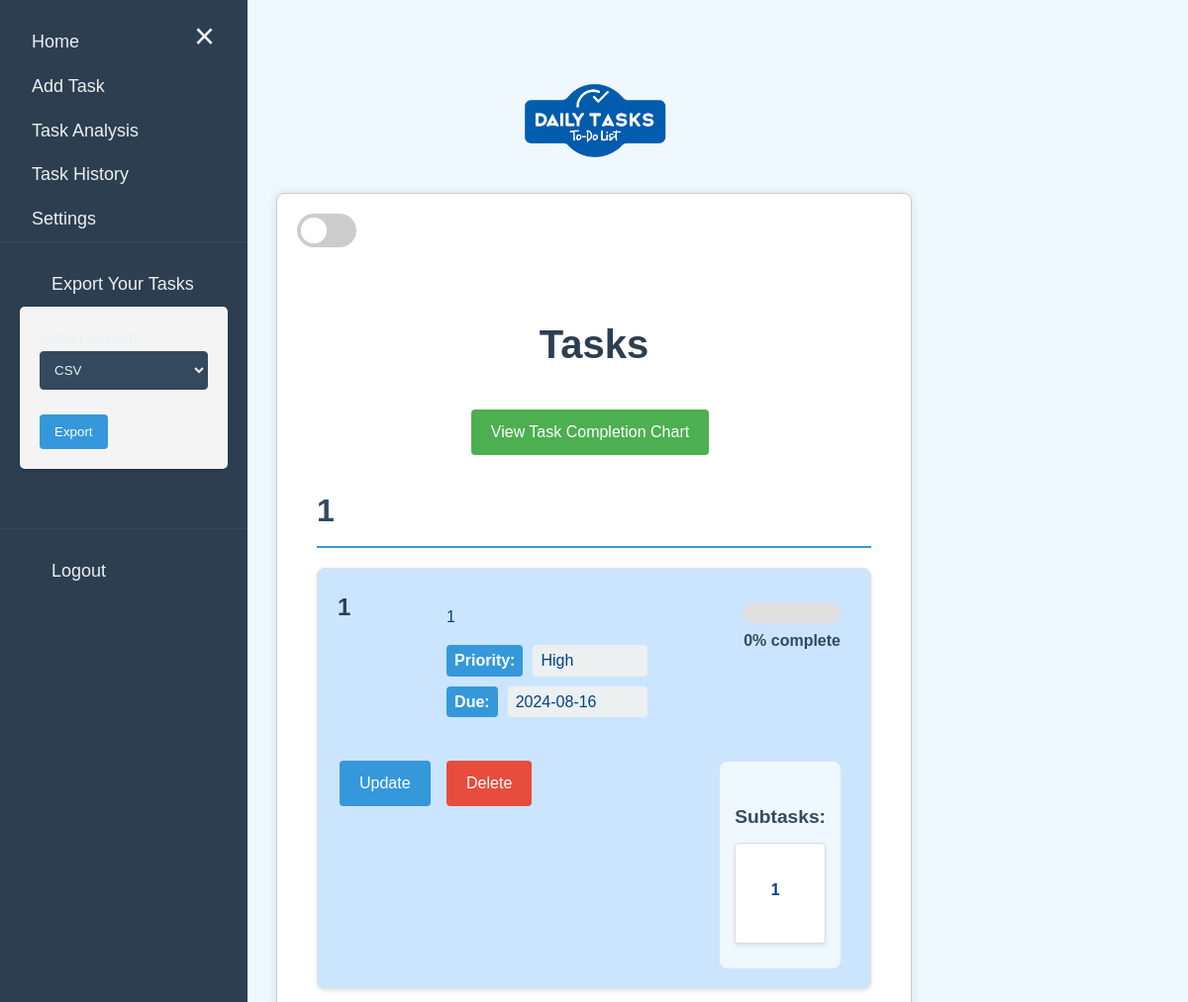
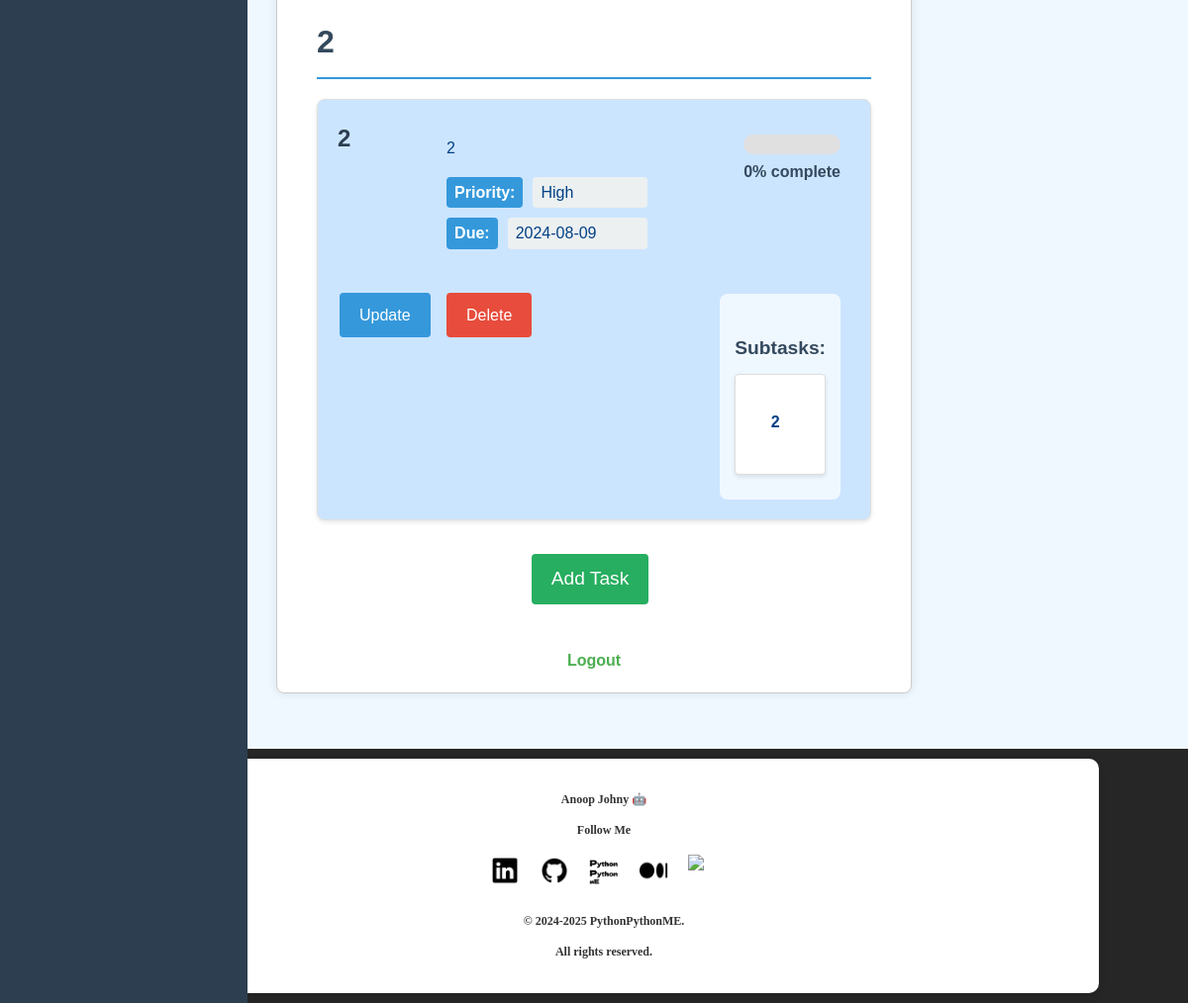
Screenshot of / (signed in) with the database file from the repository (2 pictures, top to bottom).
### app.py (models this page shows, shortened)
class Task(db.Model):
    id = db.Column(db.Integer, primary_key=True)
    title = db.Column(db.String(100), nullable=False)
    description = db.Column(db.String(200), nullable=True)
    done = db.Column(db.Boolean, default=False)
    priority = db.Column(db.Integer, default=1)
    due_date = db.Column(db.DateTime, nullable=True)
    category = db.Column(db.String(50), nullable=True)
    user_id = db.Column(db.Integer, db.ForeignKey('user.id'), nullable=False)
    subtasks = db.relationship('Subtask', backref='task', lazy=True, cascade="all, delete-orphan")
    history = db.relationship('TaskHistory', backref='task', lazy=True, cascade="all, delete-orphan")
    @property
    def progress(self):
        if not self.subtasks:
            return 100 if self.done else 0
        completed_subtasks = sum(1 for subtask in self.subtasks if subtask.done)
        return int((completed_subtasks / len(self.subtasks)) * 100)

class Subtask(db.Model):
    id = db.Column(db.Integer, primary_key=True)
    content = db.Column(db.String(200), nullable=False)
    done = db.Column(db.Boolean, default=False)
    task_id = db.Column(db.Integer, db.ForeignKey('task.id'), nullable=False)

### app.py (the view)
@app.route('/')
@login_required
def index():
    tasks = Task.query.filter_by(user_id=current_user.id).order_by(Task.priority.desc()).all()
    current_date = datetime.now()
    tasks_by_category = {}
    for task in tasks:
        if task.done:
            if task.due_date and task.due_date >= current_date:
                task.status = 'completed-on-time'
            else:
                task.status = 'completed-late'
        else:
            if task.due_date and task.due_date < current_date:
                task.status = 'overdue'
            else:
                task.status = 'pending'
        category = task.category or 'Uncategorized'
        if category not in tasks_by_category:
            tasks_by_category[category] = []
        tasks_by_category[category].append(task)
    return render_template('index.html', tasks_by_category=tasks_by_category, chart_url=url_for('completion_chart'))

### app.py (called while the page is built)
@login_manager.user_loader
def load_user(user_id):
    return User.query.get(int(user_id))

### templates/index.html (shortened to what this page needs)
{% extends 'base.html' %}
{% block content %}
<div class="tasks-container">
    <h1 class="main-title">Tasks</h1>
    <div class="chart-link">
        <a href="{{ chart_url }}" class="button chart-btn">View Task Completion Chart</a>
    </div>
    {% for category, tasks in tasks_by_category.items() %}
    <div class="category-container">
        <h2 class="category-title">{{ category }}</h2>
        <ul class="task-list">
            {% for task in tasks %}
            <li class="task-item {{ task.status }}">
                <div class="task-header">
                    <h3 class="task-title">{{ task.title }}</h3>
                </div>
                <div class="task-body">
                    <div class="task-description">
                        <p>{{ task.description }}</p>
                    </div>
                    <div class="task-details">
                        <span class="task-label">Priority:</span>
                        <span class="task-value">
                            {% if task.priority == 3 %}High
                            {% elif task.priority == 2 %}Medium
                            {% else %}Low
                            {% endif %}
                        </span>
                    </div>
                    <div class="task-details">
                        <span class="task-label">Due:</span>
                        <span class="task-value">{{ task.due_date.strftime('%Y-%m-%d') if task.due_date else 'No due date' }}</span>
                    </div>
                </div>
                <div class="task-progress">
                    <div class="progress-bar">
                    </div>
                    <span class="progress-text">{{ task.progress }}% complete</span>
                </div>
                <div class="task-actions">
                    <a href="{{ url_for('update_task', id=task.id) }}" class="button update-btn">Update</a>
                    <a href="{{ url_for('delete_task', id=task.id) }}" class="button delete-btn">Delete</a>
                </div>
                <div class="subtasks-container">
                    <h4 class="subtasks-title">Subtasks:</h4>
                    <ul class="subtasks-list">
                        {% for subtask in task.subtasks %}
                        <li class="subtask-item {% if subtask.done %}done{% endif %}">
                            <span class="subtask-content">{{ subtask.content }}</span>
                        </li>
                        {% endfor %}
                    </ul>
                </div>
            </li>
            {% endfor %}
        </ul>
    </div>
    {% endfor %}
    <div class="add-task-container">
        <a href="{{ url_for('add_task') }}" class="button add-task-btn">Add Task</a>
    </div>
</div>
{% endblock %}

### templates/base.html (shortened to what this page needs)
<!DOCTYPE html>
<html lang="en">
<head>
    <link rel="stylesheet" href="{{ url_for('static', filename='css/styles.css') }}">
</head>
<body>
    <div id="mySidebar" class="sidebar">
    <a href="javascript:void(0)" class="closebtn" onclick="closeNav()">&times;</a>
    <nav class="sidebar-nav">
        <a href="{{ url_for('index') }}">Home</a>
        <a href="{{ url_for('add_task') }}">Add Task</a>
        <a href="{{ url_for('task_analysis') }}">Task Analysis</a>
        <a href="{{ url_for('task_history') }}" onclick="loadTaskHistory()">Task History</a>
        <a href="{{ url_for('settings') }}">Settings</a>
    </nav>
    <div class="sidebar-section">
        <a>Export Your Tasks</a>
        <form method="GET" action="{{ url_for('export_tasks') }}">
            <div class="form-group">
                <label text-align=center for="format">Select format:</label>
                <select id="format" name="format" class="form-control">
                    <option value="csv">CSV</option>
                </select>
            </div>
            <button type="submit" class="btn btn-primary">Export</button>
        </form>
    </div>
    <div class="sidebar-section auth-links">
        {% if current_user.is_authenticated %}
            <a href="{{ url_for('logout') }}">Logout</a>
        {% else %}
            <a href="{{ url_for('login') }}">Login</a>
            <a href="{{ url_for('register') }}">Register</a>
        {% endif %}
    </div>
    </div>
    <div id="main">
        <button class="openbtn" onclick="openNav()">&#9776; Menu</button>
        <div class="logo-container" style="text-align: center; margin-bottom: 20px;">
            <img src="{{ url_for('static', filename='misc/logo/Logo.png') }}" alt="Logo" style="width: 150px; height: auto;">
        </div>
        <div class="container" style="max-width: 600px; margin: 0 auto; padding: 20px; border: 1px solid #ccc; border-radius: 8px; box-shadow: 0 0 10px rgba(0, 0, 0, 0.1);">
            <label class="switch" style="display: block; text-align: center; margin-bottom: 20px;">
                <span class="slider" style="position: relative; display: inline-block; width: 60px; height: 34px; background-color: #ccc; border-radius: 34px; cursor: pointer;">
                    <span style="position: absolute; content: ''; height: 26px; width: 26px; left: 4px; bottom: 4px; background-color: white; border-radius: 50%; transition: 0.4s;"></span>
                </span>
            </label>
            {% block content %}{% endblock %}
            <nav style="text-align: center; margin-top: 20px;">
                {% if current_user.is_authenticated %}
                    <a href="{{ url_for('logout') }}" style="margin: 0 10px; text-decoration: none; color: #4CAF50; font-weight: bold;">Logout</a>
                {% else %}
                    <a href="{{ url_for('login') }}" style="margin: 0 10px; text-decoration: none; color: #4CAF50; font-weight: bold;">Login</a>
                    <a href="{{ url_for('register') }}" style="margin: 0 10px; text-decoration: none; color: #4CAF50; font-weight: bold;">Register</a>
                {% endif %}
            </nav>
        </div>
    </div>
    <footer class="footer">
        <div class="container">
            <div class="row">
                <div class="col-md-4 text-center">
                    <p>Anoop Johny 🤖</p>
                    <p>Follow Me</p>
                    <ul class="social-icons">
                        <a href="https://www.linkedin.com/in/anoop-johny-30a746181/"><img src="{{ url_for('static', filename='res/linkedin.png') }}" alt="LinkedIn"></a>
                        <a href="https://github.com/flyfir248"><img src="{{ url_for('static', filename='res/github.png') }}" alt="GitHub"></a>
                        <a href="https://pythonpythonme.netlify.app/index.html"><img src="{{ url_for('static', filename='res/web.png') }}" alt="Website"></a>
                        <a href="https://medium.com/@anoopjohny2000"><img src="{{ url_for('static', filename='res/medium.png') }}" alt="Medium"></a>
                        <a href="https://www.kaggle.com/anoopjohny"><img src="https://cdn3.iconfinder.com/data/icons/logos-and-brands-adobe/512/189_Kaggle-1024.png" alt="Kaggle" width="55" height="55"></a>
                    </ul>
                </div>
            </div>
            <div class="row">
                <div class="col-md-12">
                    <p class="text-muted">© 2024-2025 PythonPythonME.</p>
                    <p>All rights reserved.</p>
                </div>
            </div>
        </div>
    </footer>
</body>
</html>

### static/css/styles.css (style rules this page uses)
body { font-family: Arial, sans-serif; line-height: 1.6; margin: 0; padding: 0; background-color: #f0f8ff; color: #333; transition: background-color 0.5s, color 0.5s; }
.container { width: 80%; margin: auto; overflow: hidden; padding: 20px; border-radius: 10px; background-color: white; box-shadow: 0 4px 8px rgba(0, 0, 0, 0.1); transition: background-color 0.5s, color 0.5s; }
h1, h2 { color: #333; transition: color 0.5s; }
ul { list-style-type: none; padding: 0; }
li { background: #f4f4f4; margin-bottom: 10px; padding: 15px; border-radius: 5px; box-shadow: 0 2px 4px rgba(0, 0, 0, 0.1); transition: background-color 0.5s, color 0.5s; display: flex; flex-wrap: wrap; justify-content: space-between; }
li.pending { background-color: #cce5ff; color: #004085; }
li > * { margin-right: 10px; }
form { background: #f4f4f4; padding: 20px; margin-bottom: 20px; border-radius: 5px; box-shadow: 0 2px 4px rgba(0, 0, 0, 0.1); transition: background-color 0.5s, color 0.5s; }
input[type="text"], textarea, select { width: 100%; padding: 8px; margin-bottom: 10px; border: 1px solid #ccc; border-radius: 4px; transition: background-color 0.5s, color 0.5s; }
input[type="submit"], button { display: inline-block; background: #333; color: #fff; padding: 10px 20px; border: none; cursor: pointer; border-radius: 4px; transition: background-color 0.5s, color 0.5s; }
a { color: #333; text-decoration: none; transition: color 0.5s; }
.switch { position: relative; display: inline-block; width: 60px; height: 34px; }
.slider { position: absolute; cursor: pointer; top: 0; left: 0; right: 0; bottom: 0; background-color: #ccc; transition: .4s; border-radius: 34px; }
.slider:before { position: absolute; content: ""; height: 26px; width: 26px; left: 4px; bottom: 4px; background-color: white; transition: .4s; border-radius: 50%; }
footer { background-color: #262626; margin-top: 40px; color: #333; padding-top: 40px; padding: 10px; text-align: center; font-size: 14px; position: relative; bottom: 0; width: 100%; }
.footer a { color: #fff; text-decoration: none; }
.footer p { font-family: Arial, sans-serif; font-size: 12px; font-weight: bold; }
.social-icons { display: flex; justify-content: center; align-items: center; margin-bottom: 20px; }
.social-icons a { margin: 0 10px; }
.social-icons img { max-width: 30px; height: auto; }
.button { display: inline-block; padding: 10px 20px; background-color: #4CAF50; color: white; text-align: center; text-decoration: none; font-size: 16px; margin: 4px 2px; cursor: pointer; border: none; border-radius: 4px; }

### templates/base.html (style rules this page uses)
.logo-container img { animation: shake 0.5s ease-in-out; }
.logo-container { text-align: center; margin-top: 20px; }
.logo-container img { max-width: 100%; height: auto; }
.sidebar { height: 100%; width: 250px; position: fixed; z-index: 1; top: 0; left: 0; background-color: #2c3e50; overflow-x: hidden; padding-top: 20px; color: #ecf0f1; }
.sidebar a { padding: 8px 8px 8px 32px; text-decoration: none; font-size: 18px; color: #ecf0f1; display: block; transition: 0.3s; }
.sidebar .closebtn { position: absolute; top: 0; right: 25px; font-size: 36px; margin-left: 50px; }
.openbtn { font-size: 20px; cursor: pointer; background-color: #111; color: white; padding: 10px 15px; border: none; }
#main { transition: margin-left .5s; padding: 16px; }
.footer p { color: dark; font-family: 'Times New Roman', Times, serif; }
.sidebar-section { padding: 20px; border-top: 1px solid #34495e; }
.form-group { margin-bottom: 15px; }
.form-control { width: 100%; padding: 8px; border: 1px solid #34495e; border-radius: 4px; background-color: #34495e; color: #ecf0f1; }
.btn-primary { background-color: #3498db; color: white; border: none; padding: 10px 15px; border-radius: 4px; cursor: pointer; }
.auth-links { margin-top: 20px; }

### rows the page displays
Task: title "1", description "1", priority "High", due_date "2024-08-16", progress "0"
Subtask: content "1"
Task: title "2", description "2", priority "High", due_date "2024-08-09", progress "0"
Subtask: content "2"

### other values shown
{{ category }} "1" "2"
